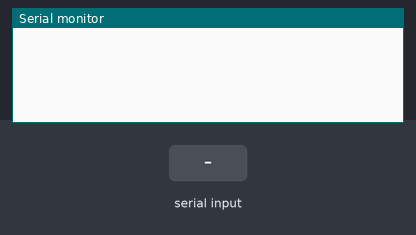
A sketch run on a simulated Arduino Uno, built with avr-gcc and run on an emulated ATmega328P. On the bench: the last lines printed to the serial monitor. Inputs (shaded band) come from the test bench.

Above: at 1.2 s.
1.3 s: "OVER 10000;" received over Serial
At 1.7 s:
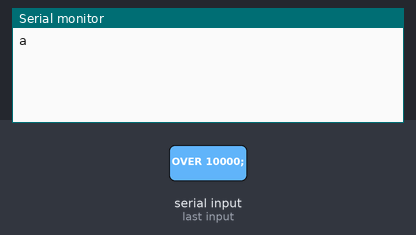
2.8 s: "d;" received over Serial
At 4.5 s:
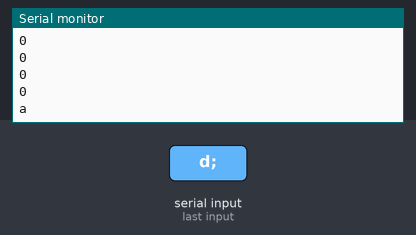

Measured:
- after the input at 1.3 s, the serial monitor: prints a new line at once (image 1)
- after the input at 2.8 s, the serial monitor: prints a new line at once (image 2)

The sketch:

serialReader.ino
```cpp
const int NUM_COMMANDS = 80;

int numRotations;
float percentPerRotation;

String commands[NUM_COMMANDS];
unsigned int angles[NUM_COMMANDS];
int markers[NUM_COMMANDS];
int ups[NUM_COMMANDS];
int index = 0;

boolean initialized = 0;

void setup() {
  Serial.begin(9600);

}

void loop() {
  if (initialized) {
    readSerialCommand();
  } else {
    initializeSerialVars();
  }
}

String readSerialString() {
  // we can only get one byte at a time, so we have to fill a string, and then parse it
//  String serialString = "";
//  bool done = false;
//  while (Serial.available() && !done) {
//    delay(2);  // delay is apparently necessary
//    if (Serial.available() > 0) {
//      char c = Serial.read();
//      if (c=='\n') { // Don't overflow serial string
//        done = true;
//        break;
//      }
//      serialString += c;
//    }
//  }
  String serialString = Serial.readStringUntil(';');
  serialString.trim();
  return serialString;
}

void initializeSerialVars() {
  String serialString = readSerialString();

  if (serialString.length() > 0) {
    int commaIndex = serialString.indexOf(",");
    String rotationsString = serialString.substring(0, commaIndex);
    String percentString = serialString.substring(commaIndex+1);

    numRotations = rotationsString.toInt();
    percentPerRotation = percentString.toFloat();
    initialized = 1;
    Serial.println("a");
  }
}

void readSerialCommand() {
  String serialString = readSerialString();

  if (serialString.length() > 0) {
    if (serialString == "d") {
      for (int i=0; i<NUM_COMMANDS; i++) {
        Serial.println(angles[i]);
//        Serial.println(markers[i]);
//        Serial.println(ups[i]);
      }
      Serial.println("a");
    } else {
      int commaIndex = serialString.indexOf(",");
      String angleString = serialString.substring(0, commaIndex);
      unsigned int angle = angleString.toInt();
      String rest = serialString.substring(commaIndex+1);
      commaIndex = rest.indexOf(",");
      String upString = rest.substring(0,commaIndex);
      int up = upString.toInt();
      String markerString = rest.substring(commaIndex+1);
      int marker = markerString.toInt();

//      if (angle > 10000) {
//        Serial.println("OVER 10000");
//      }

      commands[index] = serialString;
      angles[index] = angle;
      markers[index] = marker;
      ups[index] = up;
      index++;
      if (index == NUM_COMMANDS) {
        index = 0;
      }
    }
  }
}
```
